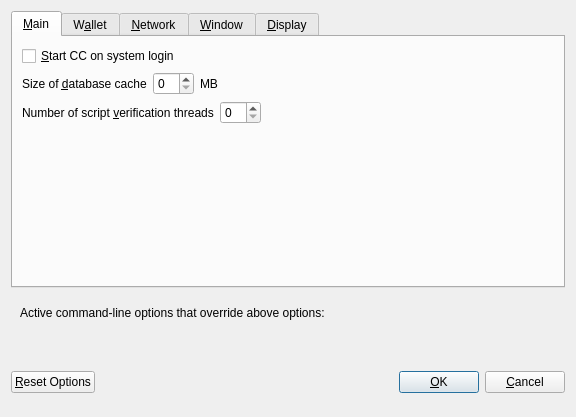
<?xml version="1.0" encoding="UTF-8"?>
<ui version="4.0">
 <class>OptionsDialog</class>
 <widget class="QDialog" name="OptionsDialog">
  <property name="geometry">
   <rect>
    <x>0</x>
    <y>0</y>
    <width>576</width>
    <height>417</height>
   </rect>
  </property>
  <property name="windowTitle">
   <string>Options</string>
  </property>
  <property name="modal">
   <bool>true</bool>
  </property>
  <layout class="QVBoxLayout" name="verticalLayout">
   <item>
    <widget class="QTabWidget" name="tabWidget">
     <property name="currentIndex">
      <number>0</number>
     </property>
     <widget class="QWidget" name="tabMain">
      <attribute name="title">
       <string>&amp;Main</string>
      </attribute>
      <layout class="QVBoxLayout" name="verticalLayout_Main">
       <item>
        <widget class="QCheckBox" name="bitcoinAtStartup">
         <property name="toolTip">
          <string>Automatically start CC after logging in to the system.</string>
         </property>
         <property name="text">
          <string>&amp;Start CC on system login</string>
         </property>
        </widget>
       </item>
       <item>
        <layout class="QHBoxLayout" name="horizontalLayout_2_Main">
         <item>
          <widget class="QLabel" name="databaseCacheLabel">
           <property name="text">
            <string>Size of &amp;database cache</string>
           </property>
           <property name="textFormat">
            <enum>Qt::PlainText</enum>
           </property>
           <property name="buddy">
            <cstring>databaseCache</cstring>
           </property>
          </widget>
         </item>
         <item>
          <widget class="QSpinBox" name="databaseCache"/>
         </item>
         <item>
          <widget class="QLabel" name="databaseCacheUnitLabel">
           <property name="text">
            <string>MB</string>
           </property>
           <property name="textFormat">
            <enum>Qt::PlainText</enum>
           </property>
          </widget>
         </item>
         <item>
          <spacer name="horizontalSpacer_2_Main">
           <property name="orientation">
            <enum>Qt::Horizontal</enum>
           </property>
           <property name="sizeHint" stdset="0">
            <size>
             <width>40</width>
             <height>20</height>
            </size>
           </property>
          </spacer>
         </item>
        </layout>
       </item>
       <item>
        <layout class="QHBoxLayout" name="horizontalLayout_3_Main">
         <item>
          <widget class="QLabel" name="threadsScriptVerifLabel">
           <property name="text">
            <string>Number of script &amp;verification threads</string>
           </property>
           <property name="textFormat">
            <enum>Qt::PlainText</enum>
           </property>
           <property name="buddy">
            <cstring>threadsScriptVerif</cstring>
           </property>
          </widget>
         </item>
         <item>
          <widget class="QSpinBox" name="threadsScriptVerif">
           <property name="toolTip">
            <string>(0 = auto, &lt;0 = leave that many cores free)</string>
           </property>
          </widget>
         </item>
         <item>
          <spacer name="horizontalSpacer_3_Main">
           <property name="orientation">
            <enum>Qt::Horizontal</enum>
           </property>
           <property name="sizeHint" stdset="0">
            <size>
             <width>40</width>
             <height>20</height>
            </size>
           </property>
          </spacer>
         </item>
        </layout>
       </item>
       <item>
        <spacer name="verticalSpacer_Main">
         <property name="orientation">
          <enum>Qt::Vertical</enum>
         </property>
         <property name="sizeHint" stdset="0">
          <size>
           <width>20</width>
           <height>40</height>
          </size>
         </property>
        </spacer>
       </item>
      </layout>
     </widget>
     <widget class="QWidget" name="tabWallet">
      <attribute name="title">
       <string>W&amp;allet</string>
      </attribute>
      <layout class="QVBoxLayout" name="verticalLayout_Wallet">
       <item>
        <widget class="QGroupBox" name="groupBox">
         <property name="title">
          <string>Expert</string>
         </property>
         <layout class="QVBoxLayout" name="verticalLayout_2">
          <item>
           <widget class="QCheckBox" name="coinControlFeatures">
            <property name="toolTip">
             <string>Whether to show coin control features or not.</string>
            </property>
            <property name="text">
             <string>Enable coin &amp;control features</string>
            </property>
           </widget>
          </item>
          <item>
           <widget class="QCheckBox" name="showMasternodesTab">
            <property name="toolTip">
             <string>Show additional tab listing all your masternodes in first sub-tab&lt;br/&gt;and all masternodes on the network in second sub-tab.</string>
            </property>
            <property name="text">
             <string>Show Masternodes Tab</string>
            </property>
           </widget>
          </item>
          <item>
           <widget class="QCheckBox" name="spendZeroConfChange">
            <property name="toolTip">
             <string>If you disable the spending of unconfirmed change, the change from a transaction&lt;br/&gt;cannot be used until that transaction has at least one confirmation.&lt;br/&gt;This also affects how your balance is computed.</string>
            </property>
            <property name="text">
             <string>&amp;Spend unconfirmed change</string>
            </property>
           </widget>
          </item>
         </layout>
        </widget>
       </item>
       <item>
        <spacer name="verticalSpacer_Wallet">
         <property name="orientation">
          <enum>Qt::Vertical</enum>
         </property>
         <property name="sizeHint" stdset="0">
          <size>
           <width>20</width>
           <height>40</height>
          </size>
         </property>
        </spacer>
       </item>
      </layout>
     </widget>
     <widget class="QWidget" name="tabNetwork">
      <attribute name="title">
       <string>&amp;Network</string>
      </attribute>
      <layout class="QVBoxLayout" name="verticalLayout_Network">
       <item>
        <widget class="QCheckBox" name="mapPortUpnp">
         <property name="toolTip">
          <string>Automatically open the CC client port on the router. This only works when your router supports UPnP and it is enabled.</string>
         </property>
         <property name="text">
          <string>Map port using &amp;UPnP</string>
         </property>
        </widget>
       </item>
       <item>
        <widget class="QCheckBox" name="allowIncoming">
         <property name="toolTip">
          <string>Accept connections from outside</string>
         </property>
         <property name="text">
          <string>Allow incoming connections</string>
         </property>
        </widget>
       </item>
       <item>
        <widget class="QCheckBox" name="connectSocks">
         <property name="toolTip">
          <string>Connect to the CC network through a SOCKS5 proxy.</string>
         </property>
         <property name="text">
          <string>&amp;Connect through SOCKS5 proxy (default proxy):</string>
         </property>
        </widget>
       </item>
       <item>
        <layout class="QHBoxLayout" name="horizontalLayout_1_Network">
         <item>
          <widget class="QLabel" name="proxyIpLabel">
           <property name="text">
            <string>Proxy &amp;IP:</string>
           </property>
           <property name="textFormat">
            <enum>Qt::PlainText</enum>
           </property>
           <property name="buddy">
            <cstring>proxyIp</cstring>
           </property>
          </widget>
         </item>
         <item>
          <widget class="QValidatedLineEdit" name="proxyIp">
           <property name="minimumSize">
            <size>
             <width>140</width>
             <height>0</height>
            </size>
           </property>
           <property name="maximumSize">
            <size>
             <width>140</width>
             <height>16777215</height>
            </size>
           </property>
           <property name="toolTip">
            <string>IP address of the proxy (e.g. IPv4: 127.0.0.1 / IPv6: ::1)</string>
           </property>
          </widget>
         </item>
         <item>
          <widget class="QLabel" name="proxyPortLabel">
           <property name="text">
            <string>&amp;Port:</string>
           </property>
           <property name="textFormat">
            <enum>Qt::PlainText</enum>
           </property>
           <property name="buddy">
            <cstring>proxyPort</cstring>
           </property>
          </widget>
         </item>
         <item>
          <widget class="QLineEdit" name="proxyPort">
           <property name="minimumSize">
            <size>
             <width>55</width>
             <height>0</height>
            </size>
           </property>
           <property name="maximumSize">
            <size>
             <width>55</width>
             <height>16777215</height>
            </size>
           </property>
           <property name="toolTip">
            <string>Port of the proxy (e.g. 9050)</string>
           </property>
          </widget>
         </item>
         <item>
          <spacer name="horizontalSpacer_1_Network">
           <property name="orientation">
            <enum>Qt::Horizontal</enum>
           </property>
           <property name="sizeHint" stdset="0">
            <size>
             <width>40</width>
             <height>20</height>
            </size>
           </property>
          </spacer>
         </item>
        </layout>
       </item>
       <item>
        <spacer name="verticalSpacer_Network">
         <property name="orientation">
          <enum>Qt::Vertical</enum>
         </property>
         <property name="sizeHint" stdset="0">
          <size>
           <width>20</width>
           <height>40</height>
          </size>
         </property>
        </spacer>
       </item>
      </layout>
     </widget>
     <widget class="QWidget" name="tabWindow">
      <attribute name="title">
       <string>&amp;Window</string>
      </attribute>
      <layout class="QVBoxLayout" name="verticalLayout_Window">
       <item>
        <widget class="QCheckBox" name="minimizeToTray">
         <property name="toolTip">
          <string>Show only a tray icon after minimizing the window.</string>
         </property>
         <property name="text">
          <string>&amp;Minimize to the tray instead of the taskbar</string>
         </property>
        </widget>
       </item>
       <item>
        <widget class="QCheckBox" name="minimizeOnClose">
         <property name="toolTip">
          <string>Minimize instead of exit the application when the window is closed. When this option is enabled, the application will be closed only after selecting Quit in the menu.</string>
         </property>
         <property name="text">
          <string>M&amp;inimize on close</string>
         </property>
        </widget>
       </item>
       <item>
        <spacer name="verticalSpacer_Window">
         <property name="orientation">
          <enum>Qt::Vertical</enum>
         </property>
         <property name="sizeHint" stdset="0">
          <size>
           <width>20</width>
           <height>40</height>
          </size>
         </property>
        </spacer>
       </item>
      </layout>
     </widget>
     <widget class="QWidget" name="tabDisplay">
      <attribute name="title">
       <string>&amp;Display</string>
      </attribute>
      <layout class="QVBoxLayout" name="verticalLayout_Display">
       <item>
        <layout class="QHBoxLayout" name="horizontalLayout_1_Display">
         <item>
          <widget class="QLabel" name="langLabel">
           <property name="text">
            <string>User Interface &amp;language:</string>
           </property>
           <property name="textFormat">
            <enum>Qt::PlainText</enum>
           </property>
           <property name="buddy">
            <cstring>lang</cstring>
           </property>
          </widget>
         </item>
         <item>
          <widget class="QValueComboBox" name="lang">
           <property name="toolTip">
            <string>The user interface language can be set here. This setting will take effect after restarting CC.</string>
           </property>
          </widget>
         </item>
        </layout>
       </item>
       <item>
        <widget class="QLabel" name="label_3">
         <property name="toolTip">
          <string notr="true"/>
         </property>
         <property name="statusTip">
          <string notr="true"/>
         </property>
         <property name="whatsThis">
          <string notr="true"/>
         </property>
         <property name="accessibleName">
          <string notr="true"/>
         </property>
         <property name="text">
          <string>Language missing or translation incomplete? Help contributing translations here:
https://www.transifex.com/cc-project/cc-project-translations</string>
         </property>
         <property name="wordWrap">
          <bool>true</bool>
         </property>
         <property name="openExternalLinks">
          <bool>true</bool>
         </property>
         <property name="textInteractionFlags">
          <set>Qt::TextBrowserInteraction</set>
         </property>
        </widget>
       </item>
       <item>
        <layout class="QHBoxLayout" name="horizontalLayout_4_Display" stretch="0,0">
         <item>
          <widget class="QLabel" name="themeLabel">
           <property name="text">
            <string>User Interface Theme:</string>
           </property>
          </widget>
         </item>
         <item>
          <widget class="QValueComboBox" name="theme"/>
         </item>
        </layout>
       </item>
       <item>
        <widget class="Line" name="line">
         <property name="orientation">
          <enum>Qt::Horizontal</enum>
         </property>
        </widget>
       </item>
       <item>
        <layout class="QHBoxLayout" name="horizontalLayout_2_Display">
         <item>
          <widget class="QLabel" name="unitLabel">
           <property name="text">
            <string>&amp;Unit to show amounts in:</string>
           </property>
           <property name="textFormat">
            <enum>Qt::PlainText</enum>
           </property>
           <property name="buddy">
            <cstring>unit</cstring>
           </property>
          </widget>
         </item>
         <item>
          <widget class="QValueComboBox" name="unit">
           <property name="toolTip">
            <string>Choose the default subdivision unit to show in the interface and when sending coins.</string>
           </property>
          </widget>
         </item>
        </layout>
       </item>
       <item>
        <layout class="QHBoxLayout" name="horizontalLayout_5_Display">
         <item>
          <widget class="QLabel" name="digitsLabel">
           <property name="text">
            <string>Decimal digits</string>
           </property>
          </widget>
         </item>
         <item>
          <widget class="QValueComboBox" name="digits"/>
         </item>
        </layout>
       </item>
       <item>
        <layout class="QHBoxLayout" name="horizontalLayout_3_Display">
         <item>
          <widget class="QLabel" name="thirdPartyTxUrlsLabel">
           <property name="toolTip">
            <string>Third party URLs (e.g. a block explorer) that appear in the transactions tab as context menu items. %s in the URL is replaced by transaction hash. Multiple URLs are separated by vertical bar |.</string>
           </property>
           <property name="text">
            <string>Third party transaction URLs</string>
           </property>
           <property name="buddy">
            <cstring>thirdPartyTxUrls</cstring>
           </property>
          </widget>
         </item>
         <item>
          <widget class="QLineEdit" name="thirdPartyTxUrls">
           <property name="toolTip">
            <string>Third party URLs (e.g. a block explorer) that appear in the transactions tab as context menu items. %s in the URL is replaced by transaction hash. Multiple URLs are separated by vertical bar |.</string>
           </property>
          </widget>
         </item>
        </layout>
       </item>
       <item>
        <spacer name="verticalSpacer">
         <property name="orientation">
          <enum>Qt::Vertical</enum>
         </property>
         <property name="sizeHint" stdset="0">
          <size>
           <width>20</width>
           <height>40</height>
          </size>
         </property>
        </spacer>
       </item>
      </layout>
     </widget>
    </widget>
   </item>
   <item>
    <widget class="QFrame" name="frame">
     <layout class="QVBoxLayout" name="verticalLayout_Bottom">
      <item>
       <layout class="QHBoxLayout" name="horizontalLayout_Bottom">
        <item>
         <widget class="QLabel" name="overriddenByCommandLineInfoLabel">
          <property name="text">
           <string>Active command-line options that override above options:</string>
          </property>
          <property name="textFormat">
           <enum>Qt::PlainText</enum>
          </property>
         </widget>
        </item>
        <item>
         <spacer name="horizontalSpacer_Bottom">
          <property name="orientation">
           <enum>Qt::Horizontal</enum>
          </property>
          <property name="sizeHint" stdset="0">
           <size>
            <width>40</width>
            <height>20</height>
           </size>
          </property>
         </spacer>
        </item>
       </layout>
      </item>
      <item>
       <widget class="QLabel" name="overriddenByCommandLineLabel">
        <property name="text">
         <string/>
        </property>
        <property name="textFormat">
         <enum>Qt::PlainText</enum>
        </property>
        <property name="wordWrap">
         <bool>true</bool>
        </property>
       </widget>
      </item>
     </layout>
    </widget>
   </item>
   <item>
    <layout class="QHBoxLayout" name="horizontalLayout_Buttons">
     <item>
      <widget class="QPushButton" name="resetButton">
       <property name="toolTip">
        <string>Reset all client options to default.</string>
       </property>
       <property name="text">
        <string>&amp;Reset Options</string>
       </property>
       <property name="autoDefault">
        <bool>false</bool>
       </property>
      </widget>
     </item>
     <item>
      <spacer name="horizontalSpacer_1">
       <property name="orientation">
        <enum>Qt::Horizontal</enum>
       </property>
       <property name="sizeHint" stdset="0">
        <size>
         <width>40</width>
         <height>48</height>
        </size>
       </property>
      </spacer>
     </item>
     <item>
      <widget class="QLabel" name="statusLabel">
       <property name="minimumSize">
        <size>
         <width>200</width>
         <height>0</height>
        </size>
       </property>
       <property name="font">
        <font>
         <weight>75</weight>
         <bold>true</bold>
        </font>
       </property>
       <property name="text">
        <string/>
       </property>
       <property name="textFormat">
        <enum>Qt::PlainText</enum>
       </property>
       <property name="wordWrap">
        <bool>true</bool>
       </property>
      </widget>
     </item>
     <item>
      <spacer name="horizontalSpacer_2">
       <property name="orientation">
        <enum>Qt::Horizontal</enum>
       </property>
       <property name="sizeHint" stdset="0">
        <size>
         <width>40</width>
         <height>48</height>
        </size>
       </property>
      </spacer>
     </item>
     <item>
      <widget class="QPushButton" name="okButton">
       <property name="text">
        <string>&amp;OK</string>
       </property>
       <property name="autoDefault">
        <bool>false</bool>
       </property>
       <property name="default">
        <bool>true</bool>
       </property>
      </widget>
     </item>
     <item>
      <widget class="QPushButton" name="cancelButton">
       <property name="text">
        <string>&amp;Cancel</string>
       </property>
       <property name="autoDefault">
        <bool>false</bool>
       </property>
      </widget>
     </item>
    </layout>
   </item>
  </layout>
 </widget>
 <customwidgets>
  <customwidget>
   <class>QValidatedLineEdit</class>
   <extends>QLineEdit</extends>
   <header>qvalidatedlineedit.h</header>
  </customwidget>
  <customwidget>
   <class>QValueComboBox</class>
   <extends>QComboBox</extends>
   <header>qvaluecombobox.h</header>
  </customwidget>
 </customwidgets>
 <resources/>
 <connections/>
</ui>
